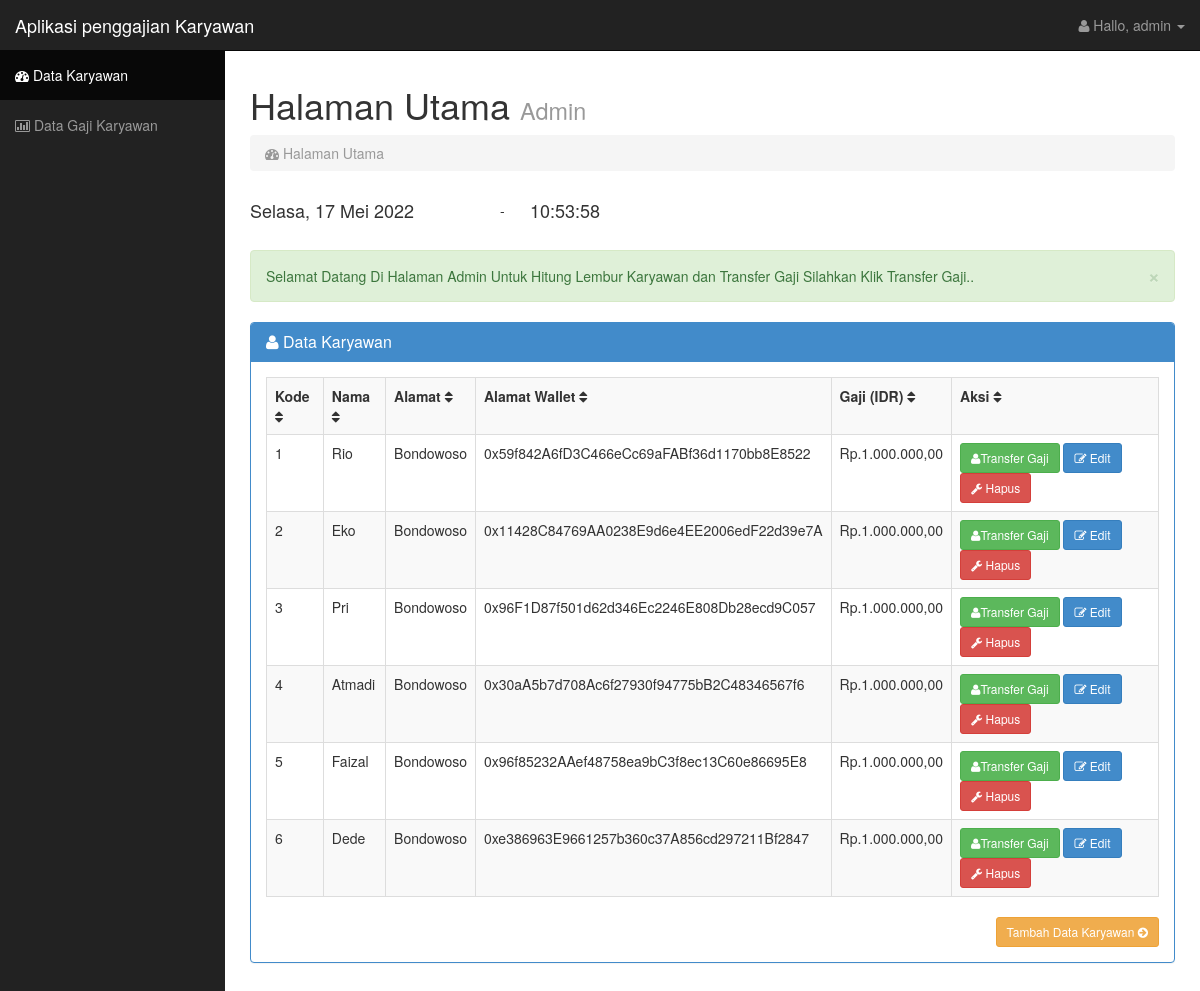
Page /gajiweb/admin/index.php (signed in) on the committed database.
### tables this page shows
CREATE TABLE `karyawan` (
  `kary_id` int(10) NOT NULL,
  `kode_kar` varchar(10) NOT NULL,
  `nama_kar` varchar(30) NOT NULL,
  `alamat_kar` varchar(80) NOT NULL,
  `no_rek` varchar(200) NOT NULL,
  `gaji_utama` decimal(10,0) NOT NULL
);

### gajiweb/admin/index.php (the view, shortened to what this page needs)
<?php
if (empty($_SESSION['username'])){
	header('location:../index.html');
} else {
?>
<!DOCTYPE html>
<html lang="en">
  <head>
    <link href="css/bootstrap.css" rel="stylesheet">
    <link href="css/sb-admin.css" rel="stylesheet">
    <link rel="stylesheet" href="font-awesome/css/font-awesome.min.css">
    <link rel="stylesheet" href="http://cdn.oesmith.co.uk/morris-0.4.3.min.css">
  </head>
  <body>
    <div id="wrapper">
      <nav class="navbar navbar-inverse navbar-fixed-top" role="navigation">
        <div class="navbar-header">
          <a class="navbar-brand" href="index.php">Aplikasi penggajian Karyawan</a>
        </div>
        <div class="collapse navbar-collapse navbar-ex1-collapse">
          <ul class="nav navbar-nav side-nav">
            <li class="active"><a href="index.php"><i class="fa fa-dashboard"></i> Data Karyawan</a></li>
            <li><a href="tampilgajiaja.php"><i class="fa fa-bar-chart-o"></i> Data Gaji Karyawan</a></li>
          </ul>
          <ul class="nav navbar-nav navbar-right navbar-user">
            <li class="dropdown user-dropdown">
              <a href="#" class="dropdown-toggle" data-toggle="dropdown"><i class="fa fa-user"></i> Hallo,
              <?php
              echo $_SESSION['username'];
               ?>
              <b class="caret"></b></a>
            </li>
          </ul>
        </div>
      </nav>
<?php } ?>
      <div id="page-wrapper">
        <div class="row">
          <div class="col-lg-12">
            <h1>Halaman Utama <small>Admin </small></h1>
            <ol class="breadcrumb">
              <li class="active"><i class="fa fa-dashboard"></i> Halaman Utama </li>
            </ol>
            <table width="900">
            <tr>
            <td width="250"><div class="Tanggal"><h4><script language="JavaScript">document.write(tanggallengkap);</script></div></h4></td>
            <td align="left" width="30"> - </td>
            <td align="left" width="620"> <h4><div id="output" class="jam" ></div></h4></td>
            </tr>
            </table>
            <br />
            <div class="alert alert-success alert-dismissable">
              <button type="button" class="close" data-dismiss="alert" aria-hidden="true">&times;</button>
             Selamat Datang Di Halaman Admin Untuk Hitung Lembur Karyawan dan Transfer Gaji Silahkan Klik Transfer Gaji..
          </div>
        </div>
        <div class="col-lg-12">
            <div class="panel panel-primary">
              <div class="panel-heading">
                <h3 class="panel-title"><i class="fa fa-user"></i> Data Karyawan </h3>
              </div>
              <div class="panel-body">
                 <div class="table-responsive">
                    <?php
                    $tampil=mysqli_query($konek,"select * from karyawan order by kary_id asc");
                    ?>
                  <table class="table table-bordered table-hover table-striped tablesorter">
                      <tr>
                        <th>Kode<i class="fa fa-sort"></i></th>
                        <th>Nama<i class="fa fa-sort"></i></th>
                        <th>Alamat <i class="fa fa-sort"></i></th>
                        <th>Alamat Wallet <i class="fa fa-sort"></i></th>
                        <th>Gaji (IDR) <i class="fa fa-sort"></i></th>
                        <th>Aksi <i class="fa fa-sort"></i></th>
                      </tr>
                     <?php while($data=mysqli_fetch_array($tampil))
                    { ?>
                    <tr>
                    <td><?php echo $data['kode_kar']; ?></td>
                    <td> <?php echo $data['nama_kar']; ?></td>
                    <td><?php echo $data['alamat_kar']; ?></td>
                    <td><?php echo $data['no_rek']; ?></td>
                    <td>Rp.<?php echo number_format($data['gaji_utama'],2,",",".");?></td>
                    <td>
                    <a class="btn btn-sm btn-success" href="gaji.php?hal=edit&kd=<?php echo $data['kary_id'];?>"><i class="fa fa-user"></i>Transfer Gaji</a>
                        <a class="btn btn-sm btn-primary" href="edit.php?hal=edit&kd=<?php echo $data['kary_id'];?>"><i class="fa fa-edit"></i> Edit</a>
                        <a class="btn btn-sm btn-danger" href="hapus.php?hal=hapus&kd=<?php echo $data['kary_id'];?>"><i class="fa fa-wrench"></i> Hapus</a></td></tr>
                 <?php
              }
              ?>
                   </table>
                   </div>
                <div class="text-right">
                  <a href="tambah.php" class="btn btn-sm btn-warning">Tambah Data Karyawan <i class="fa fa-arrow-circle-right"></i></a>
                </div>
              </div>
            </div>
          </div>
        </div>
      </div>
    </div>
  </body>
</html>

### gajiweb/admin/css/sb-admin.css (style rules this page uses)
body { margin-top: 50px; }
#wrapper { padding-left: 0; }
#page-wrapper { width: 100%; padding: 5px 15px; }
@media (min-width:768px) { #wrapper { padding-left: 225px; } }
@media (min-width:768px) { #page-wrapper { padding: 15px 25px; } }
@media (min-width:768px) { .side-nav { margin-left: -225px; left: 225px; width: 225px; position: fixed; top: 50px; height: 100%; border-radius: 0; border: none; background-color: #222222; overflow-y: auto; } }
@media (min-width:768px) { .side-nav>li>a { width: 225px; } }
@media (min-width:768px) { .navbar-collapse { padding-left: 15px !important; padding-right: 15px !important; } }

### rows in the picture
karyawan: kode_kar "1", nama_kar "Rio", alamat_kar "Bondowoso", no_rek "0x59f842A6fD3C466eCc69aFABf36d1170bb8E8522", gaji_utama "1.000.000,00"
karyawan: kode_kar "2", nama_kar "Eko", alamat_kar "Bondowoso", no_rek "0x11428C84769AA0238E9d6e4EE2006edF22d39e7A", gaji_utama "1.000.000,00"
karyawan: kode_kar "3", nama_kar "Pri", alamat_kar "Bondowoso", no_rek "0x96F1D87f501d62d346Ec2246E808Db28ecd9C057", gaji_utama "1.000.000,00"
karyawan: kode_kar "4", nama_kar "Atmadi", alamat_kar "Bondowoso", no_rek "0x30aA5b7d708Ac6f27930f94775bB2C48346567f6", gaji_utama "1.000.000,00"
karyawan: kode_kar "5", nama_kar "Faizal", alamat_kar "Bondowoso", no_rek "0x96f85232AAef48758ea9bC3f8ec13C60e86695E8", gaji_utama "1.000.000,00"
karyawan: kode_kar "6", nama_kar "Dede", alamat_kar "Bondowoso", no_rek "0xe386963E9661257b360c37A856cd297211Bf2847", gaji_utama "1.000.000,00"

### other values in the picture
$_SESSION['username'] "admin"
